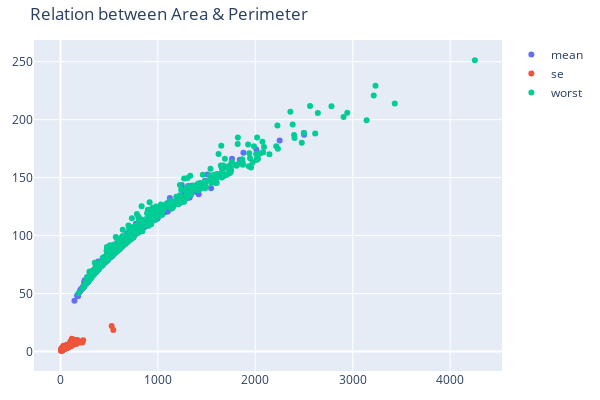

Here is the notebook cell this chart was saved with:
### Code cell
plot.scatter_feature_plot(df, "area", "perimeter", "Relation between Area & Perimeter", fields)

### Figure 1 — Plotly figure (JSON) as saved in the notebook; plotly's stock layout.template omitted (floating-point values rounded to 4 significant figures; data arrays with more than 128 entries replaced by an {"elided": "..."} marker saying what was removed)
{"data": [{"mode": "markers", "name": "mean", "type": "scatter", "x": {"elided": "569 float values"}, "y": {"elided": "569 float values"}}, {"mode": "markers", "name": "se", "type": "scatter", "x": {"elided": "569 float values"}, "y": {"elided": "569 float values"}}, {"mode": "markers", "name": "worst", "type": "scatter", "x": {"elided": "569 float values"}, "y": {"elided": "569 float values"}}], "layout": {"height": 400, "margin": {"b": 20, "l": 20, "r": 20, "t": 40}, "title": {"text": "Relation between Area & Perimeter"}, "width": 600}}
